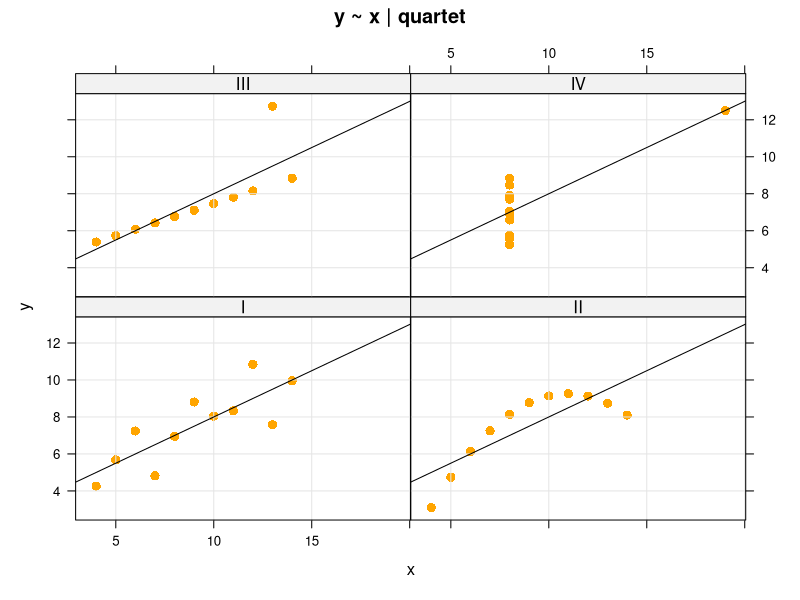

Write the R code that produced this figure.
#anscombe Visualization.R"

dim(anscombe)
names(anscombe)
head(anscombe)

# 1. Statistic

colMeans(anscombe) #means
apply(anscombe, 2, var) #variance

# 2. Correlation
attach(anscombe)

apply( t(1:4), 2, function(x) cor(get(paste("x",x, sep="")), get(paste("y", x, sep=""))))

detach(anscombe)

# 3. translated for easy of data analysis
tmp <- unlist(as(anscombe, "vector"))
x <- tmp[1:(NROW(anscombe) * 4 )]
y <- tmp[(NROW(anscombe) * 4 +1 ):(NROW(anscombe) *8 )]

quartet <- rep(c("I", "II", "III", "IV"), each = NROW(anscombe))
anscombe.dat <- data.frame(x, y, quartet)

head(anscombe.dat)
tail(anscombe.dat)

# 4. Linear Regression
out <- apply(t(c("I", "II", "III", "IV")), 2 ,
             function( key ) {
                lm.obj <- lm(y~x, subset= quartet == key, data = anscombe.dat)
                round(c(lm.obj$coef["(Intercept)"],
                        lm.obj$coef["x"],
                        anova(lm.obj)["x", "Sum Sq"],
                        anova(lm.obj)["Residuals", "Sum Sq"],
                        summary(lm.obj)$coefficients["x", "Std. Error"],
                        summary(lm.obj)$r.squared), 2)
             })

dimnames(out) <- list(c("Coefficient Intercept",
                         "Coefficient x",
                         "Regression sum of squares",
                         "Residuals sum of squares", 
                         "Estimated standard error of b1",
                         "Multiple R-Square"),
                       c("I", "II", "III", "IV")
                       )
out

## 통계량으로 따졌을 때 동일한 값으로 나타나 동일한 데이터세트로 오해할 수 있음.

# 5. Data Graphs = Trellis Graph
library(lattice)
xyplot( y~x | quartet , data = anscombe.dat,
        panel = function(x, y , ...) {
          panel.xyplot(x, y, col= "orange", pch =16, cex =1.1)
          panel.xyplot(x, y, type= "g")
          panel.lmline(x, y, ...)
          
        }, 
        main = "y ~ x | quartet")

 











